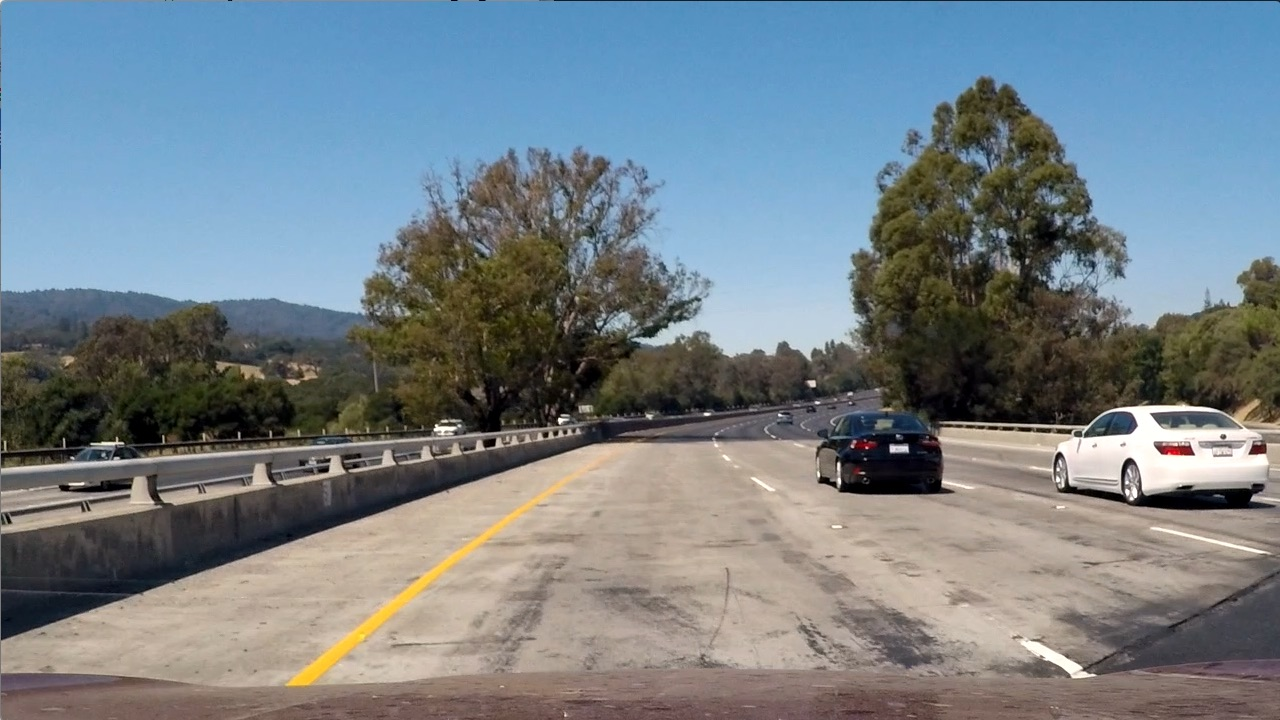
#> input picture CarND-Vehicle-Detection/test_images/test1.jpg, 1280 x 720 px, given in place of 1.jpeg, which was not available
$ jupyter execute --allow-errors P5.ipynb   (older library calls are emulated)   (text cells are left out)
#> lines starting #> are read from the running program, lines starting #| are printed output that depends on the picture; pictures that were not available may be replaced by others from this repository, and a replacement may not be noted
[cell 1]
import os
import numpy as np
import cv2
import matplotlib.pyplot as plt
import matplotlib.image as mpimg
from moviepy.editor import VideoFileClip
import pickle
import glob
import time
from skimage.feature import hog
from sklearn.preprocessing import StandardScaler
from sklearn.svm import LinearSVC
from sklearn.cross_validation import train_test_split
from scipy.ndimage.measurements import label
from scipy.ndimage import generate_binary_structure
from collections import deque
from numpy import linalg as LA

[cell 2]
car1 = cv2.imread("./test_data/vehicles_smallset/cars1/1.jpeg")
#> car1 is the input picture: shape (720, 1280, 3); mean B, G, R 135.5, 128.7, 117.5
car2 = cv2.imread("./test_data/vehicles/GTI_Far/image0000.png")
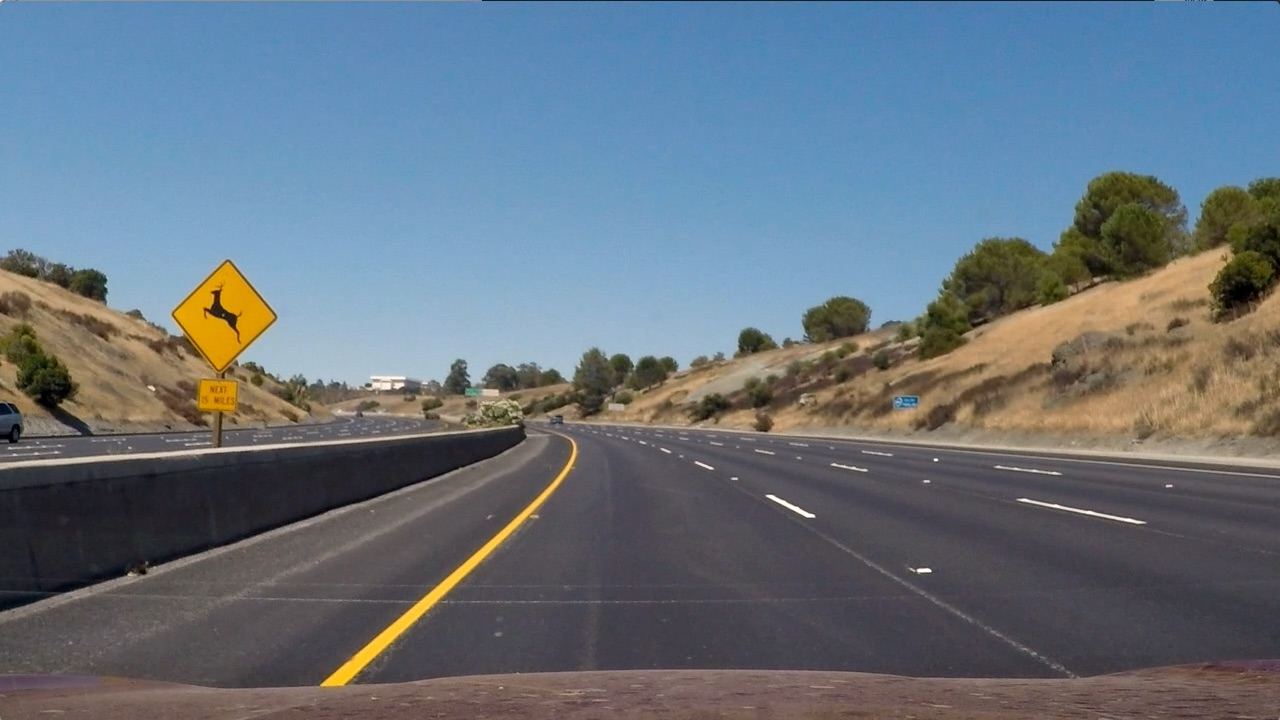
#> input picture CarND-Vehicle-Detection/test_images/test2.jpg, 1280 x 720 px, given in place of image0000.png, which was not available
#> car2 is the input picture: shape (720, 1280, 3); mean B, G, R 125.5, 114.6, 102.8
noncar1 = cv2.imread("./test_data/non-vehicles_smallset/notcars1/extra00.jpeg")
noncar2 = cv2.imread("./test_data/non-vehicles/Extras/extra27.png")

fig = plt.figure()
ax1 = fig.add_subplot(221)  #top left
ax1.imshow(car1)
ax2 = fig.add_subplot(222)  #top right
ax2.imshow(car2)
ax3 = fig.add_subplot(223)   #bottom left
ax3.imshow(noncar1)
ax4 = fig.add_subplot(224)
#> (the rest of this cell did not finish here and is left out)

[cell 3]
# Define a function to compute binned color features
# [5 lines left out: function bin_spatial, not called in this run]

[cell 4]
# Define a function to compute color histogram features
def color_hist(image, nbins=32, bins_range=(0, 256)):
    # Compute the histogram of the channels separately
    # Take histograms of each channel
#> called with nbins = 32, bins_range = (0, 256)
    c1, c2, c3 = image[:,:,0], image[:,:,1], image[:,:,2]
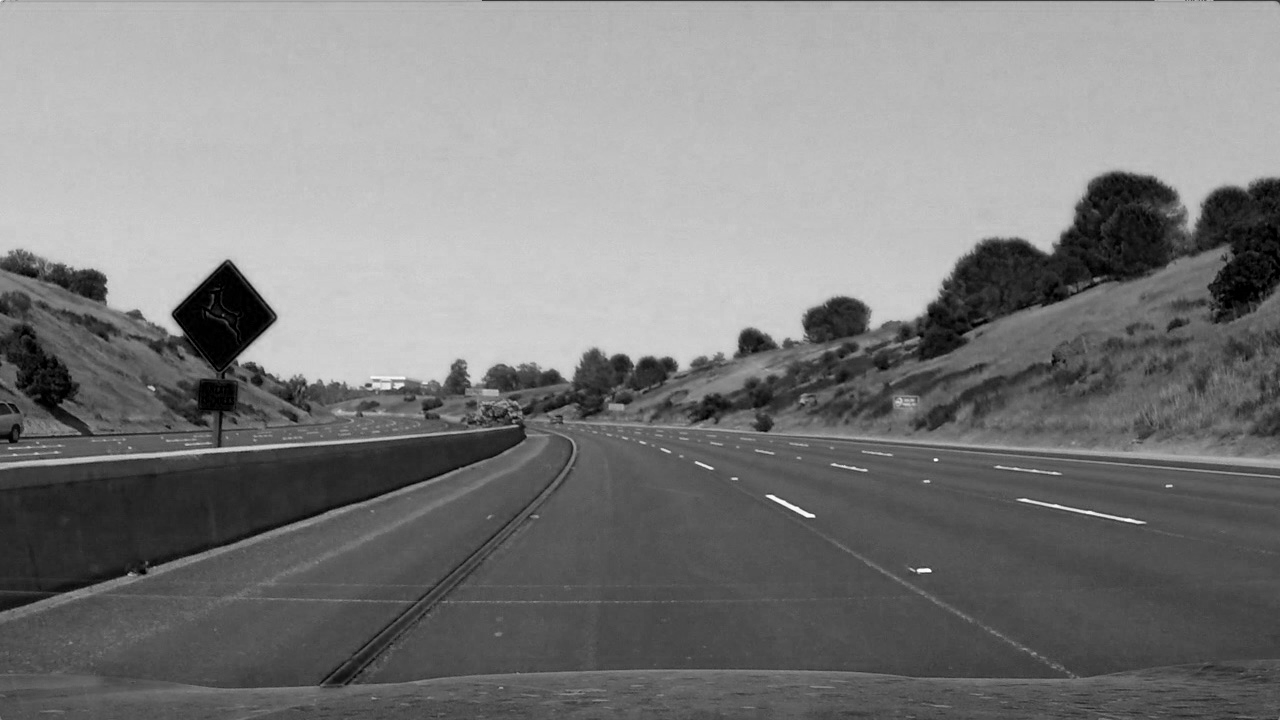
#> c1: shape (720, 1280); min 0, max 255, mean 125.5
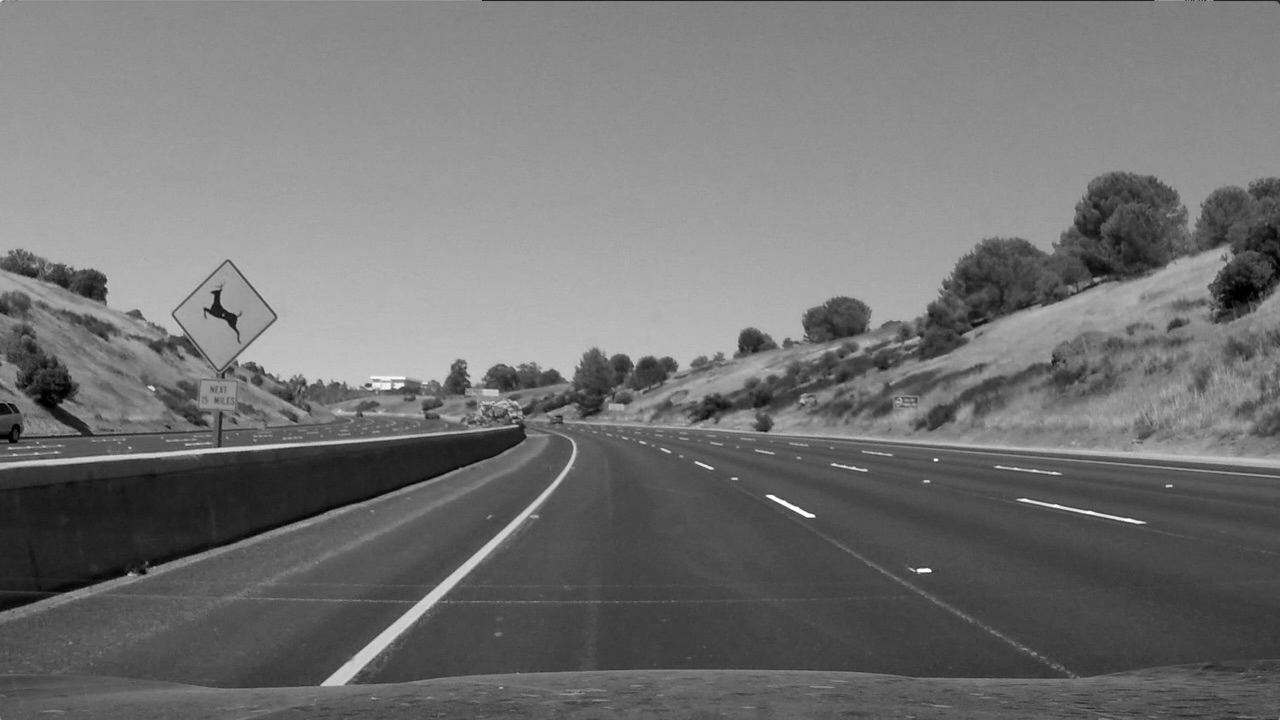
#> c2: shape (720, 1280); min 0, max 255, mean 114.6
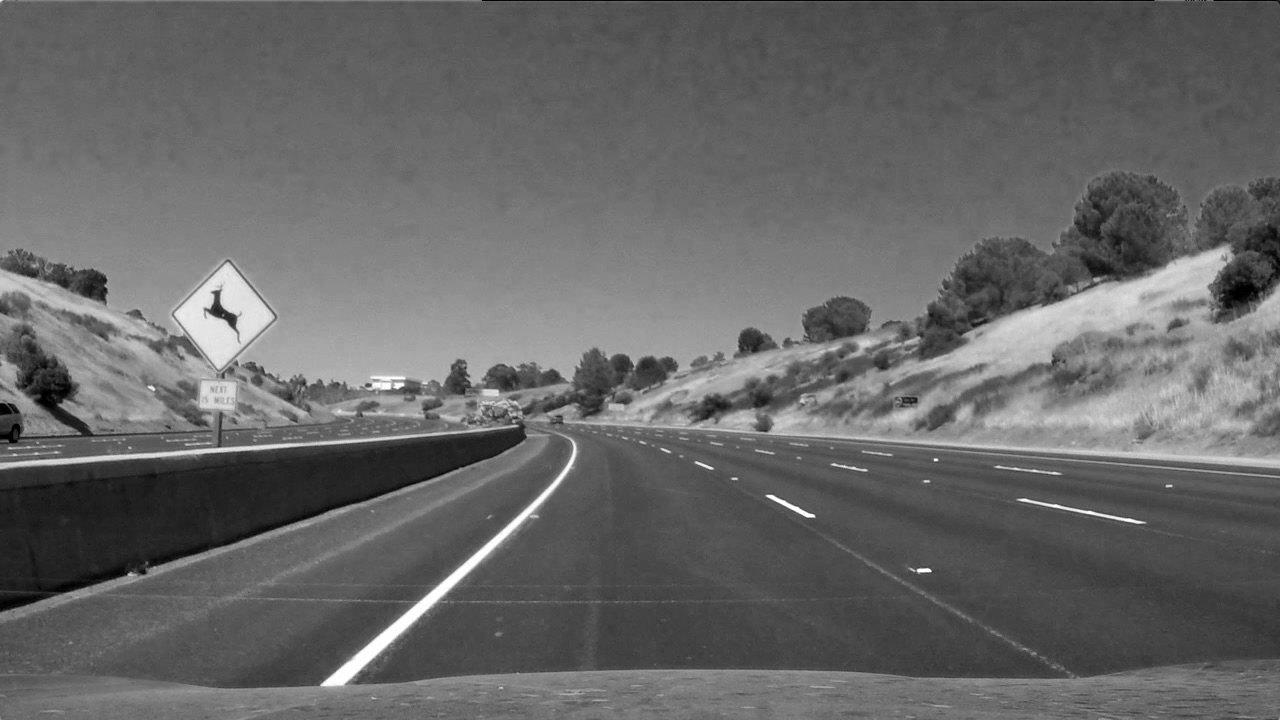
#> c3: shape (720, 1280); min 0, max 255, mean 102.8
    c1hist = np.histogram(c1, bins=nbins, range=bins_range)
    c2hist = np.histogram(c2, bins=nbins, range=bins_range)
    c3hist = np.histogram(c3, bins=nbins, range=bins_range)
    # Generating bin centers
    bin_edges = c1hist[1]
#> bin_edges = 33 values from 0 to 256
    bin_centers = (bin_edges[1:]  + bin_edges[0:len(bin_edges)-1])/2
#> bin_centers = 32 values from 4 to 252
    # Concatenate the histograms into a single feature vector
    hist_features = np.concatenate((c1hist[0], c2hist[0], c3hist[0]))
#> hist_features = 96 values, max 117155 at index 10, min 82 at index 31, mean 28800
    # Return the individual histograms, bin_centers and feature vector
    return c1hist, c2hist, c3hist, bin_centers, hist_features

# [15 lines left out: function display_color_histograms, not called in this run]

bins = 32
bins_range = (0, 256)

[cell 5]
car_bgr = cv2.imread("./test_data/vehicles/GTI_Far/image0000.png")
noncar_bgr = cv2.imread("./test_data/non-vehicles/Extras/extra27.png")

car_b, car_g, car_r, bincen, feature_vec = color_hist(car_bgr, nbins=bins, bins_range=bins_range)
#> bincen = 32 values from 4 to 252; feature_vec has the same summary as hist_features in color_hist
#> (the rest of this cell did not finish here and is left out)


display_color_histograms(car_r, car_g, car_b, 'Car R', 'Car G', 'Car B')
display_color_histograms(noncar_r, noncar_g, noncar_b, 'Non-Car R', 'Non-Car G', 'Non-Car B')

[cell 6]
car_hsv = cv2.cvtColor(car_bgr, cv2.COLOR_BGR2HSV)
#> car_hsv: shape (720, 1280, 3); mean H, S, V 86.2, 80.3, 138.5
#> (the rest of this cell did not finish here and is left out)

[cell 7]
car_ycrcb = cv2.cvtColor(car_bgr, cv2.COLOR_BGR2YCrCb)
#> car_ycrcb: shape (720, 1280, 3); mean of channels 0, 1, 2 112.3, 121.2, 135.4
#> (the rest of this cell did not finish here and is left out)

[cell 8]
# Define a function to return HOG features and visualization
# [109 lines left out: functions get_hog_features, hog_experiment, plot_hog, not called in this run]

print("RGB-Gray HOG Features")
car_gray = cv2.cvtColor(car_bgr, cv2.COLOR_BGR2GRAY)
#> (the rest of this cell did not finish here and is left out)

[cell 9]
# Define a function to extract features from a single image window
# This function is very similar to extract_features()
# just for a single image rather than list of images
# [50 lines left out: function single_img_features, not called in this run]

def extract_features(images, cspace='YCrCb', spatial_feat=True, hist_feat=True):
    # Create a list to append feature vectors to
    features = []
    # Iterate through the list of images
    for file in images:
        # Read in each one by one
        image = cv2.imread(file)
        img_features = single_img_features(image, color_space=cspace,
                                           spatial_feat=spatial_feat,
                                           hist_feat=hist_feat)
        features.append(img_features)
    return features

# [5 lines left out: function split, not called in this run]

[cell 10]
def classifier_experiment(cars, notcars, colorspace, spatial_feat=True, hist_feat=True):
    t=time.time()
    car_features = extract_features(cars, cspace=colorspace, spatial_feat=spatial_feat, hist_feat=hist_feat)
    notcar_features = extract_features(notcars, cspace=colorspace, spatial_feat=spatial_feat, hist_feat=hist_feat)
    t2 = time.time()
    print(round(t2-t, 2), 'Seconds to extract HOG features...')
    # Create an array stack of feature vectors
    X = np.vstack((car_features, notcar_features)).astype(np.float64)
    # Fit a per-column scaler
    X_scaler = StandardScaler().fit(X)
    # Apply the scaler to X
    scaled_X = X_scaler.transform(X)
    # Define the labels vector
    y = np.hstack((np.ones(len(car_features)), np.zeros(len(notcar_features))))
    X_train, X_test, y_train, y_test = split(scaled_X, y)

    # Use a linear SVC
    svc = LinearSVC()
    # Check the training time for the SVC
    t=time.time()
    svc.fit(X_train, y_train)
    t2 = time.time()
    print(round(t2-t, 2), 'Seconds to train SVC...')
    test_accuracy = svc.score(X_test, y_test)
    # Check the score of the SVC
    # print(colorspace, 'Test Accuracy for SVC = ', round(test_accuracy, 4))
    return test_accuracy, svc

cars = glob.iglob('./test_data/vehicles_smallset/**/*.jpeg', recursive=True)
notcars = glob.iglob('./test_data/non-vehicles_smallset/**/*.jpeg', recursive=True)
colorspace = 'RGB'
#> (the rest of this cell did not finish here and is left out)

[cell 11]
# [54 lines left out: functions generate_and_save_features, load_features, not called in this run]

def train_classifier():
    pickle_file = 'svc.pickle'
    if os.path.exists(pickle_file) == False:
        X_train, X_test, y_train, y_test, X_scaler = load_features()
        # Use a linear SVC
        svc = LinearSVC(C=1000, max_iter=20000)
        # Check the training time for the SVC
        t=time.time()
        svc.fit(X_train, y_train)
        t2 = time.time()
        print(round(t2-t, 2), 'Seconds to train SVC...')
        test_accuracy = svc.score(X_test, y_test)
        print('Test accuracy ', round(test_accuracy, 4))
        # Save the model for easy access
        pickle_file = 'svc.pickle'
        print('Saving model to pickle file...')
        try:
            with open(pickle_file, 'wb') as pfile:
                pickle.dump(
                    {
                        'svc': svc,
                        'X_scaler': X_scaler
                    },
                    pfile, pickle.HIGHEST_PROTOCOL)
        except Exception as e:
            print('Unable to save data to', pickle_file, ':', e)
            raise
    else:
        print('Model already exists, skipping training...')

def load_model():
    with open('svc.pickle', 'rb') as f:
#> (reads CarND-Vehicle-Detection/svc.pickle from the repository)
